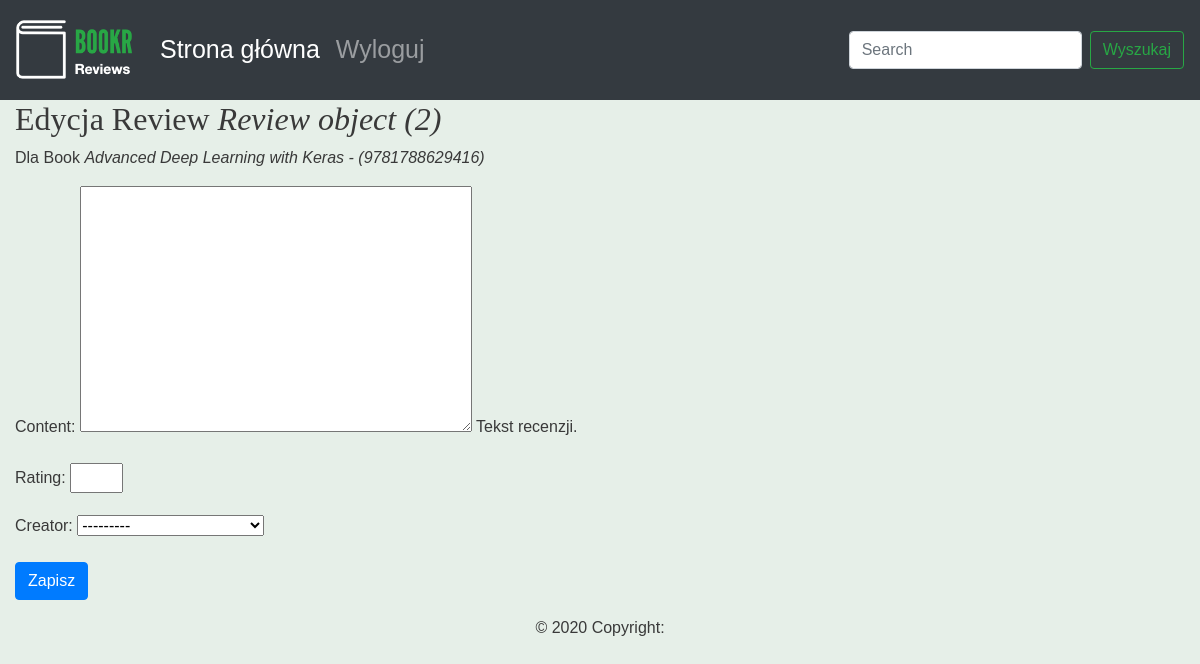
The page /book/1/reviews/2 on the database its author committed.
### reviews/models.py (models this page shows, shortened)
class Review(models.Model):
    content = models.TextField(help_text="Tekst recenzji.")
    rating = models.IntegerField(help_text="Ocena użytkownika.")
    date_created = models.DateTimeField(auto_now_add=True,
                                        help_text="Data i czas utworzenia recenzji.")
    date_edited = models.DateTimeField(null=True,
                                       help_text="Data i czas ostatniej edycji recenzji.")
    creator = models.ForeignKey(auth.get_user_model(), on_delete=models.CASCADE)
    book = models.ForeignKey(Book, on_delete=models.CASCADE,
                             help_text="Recenzowana książka.")

class Book(models.Model):
    """Opublikowana książka."""
    title = models.CharField(max_length=70,
                             help_text="Tytuł książki.")
    publication_date = models.DateField(
        verbose_name="Data publikacji książki.")
    isbn = models.CharField(max_length=20,
                            verbose_name="Numer ISBN książki.")
    publisher = models.ForeignKey(Publisher, on_delete=models.CASCADE)
    contributors = models.ManyToManyField("Contributor", through="BookContributor")
    cover = models.ImageField(null=True, blank=True, upload_to="book_covers/")
    sample = models.FileField(null=True, blank=True, upload_to="book_samples/")
    def __str__(self):
        return "{} - ({})".format(self.title, self.isbn)

### reviews/views.py (the view)
# urls.py: path('book/<int:book_pk>/reviews/<int:review_pk>', views.review_edit, name="review_edit"),
def review_edit(request, book_pk, review_pk=None):
    book = get_object_or_404(Book, pk=book_pk)
    if review_pk is not None:
        review = get_object_or_404(Review, book_id=book_pk, pk=review_pk)
    else:
        review = None
    if request.method == "POST":
        form = ReviewForm(request.POST)
        if form.is_valid():
            updated_review = form.save(False)
            updated_review.book = book
            if review is None:
                messages.success(request, "Utworzono recenzję dla \"{}\".".format(book))
            else:
                updated_review.date_edited = timezone.now()
                messages.success(request, "Uaktualniono recenzję dla \"{}\".".format(book))
            updated_review.save()
            return redirect("book_detail", book.pk)
    else:
        form = ReviewForm()
    return render(request, "reviews/instance-form.html",
                  {"form": form,
                   "instance": review,
                   "model_type": "Review",
                   "related_instance": book,
                   "related_model_type": "Book"
                   })

### reviews/forms.py
class ReviewForm(forms.ModelForm):
    class Meta:
        model = Review
        exclude = ['date_edited', 'book']
    rating = forms.IntegerField(min_value=0, max_value=5)

### reviews/templates/reviews/instance-form.html (shortened to what this page needs)
{% extends 'reviews/base.html' %}
{% block content %}
<h2>
    {% if instance %}
        Edycja {{ model_type }} <em>{{ instance }}</em>
    {% else %}
        Nowy {{ model_type }}
    {% endif %}
</h2>
{% if related_instance and related_model_type %}
  <p>Dla {{ related_model_type }} <em>{{ related_instance }}</em></p>
{% endif %}
<form method="post" {% if is_file_upload %}enctype="multipart/form-data"{% endif %}>
    {{ form.as_p }}
    <button type="submit" class="btn btn-primary">
        {% if instance %}Zapisz{% else %}Utwórz{% endif %}
    </button>
</form>
{% endblock %}

### reviews/static/css/blog.css (style rules this page uses)
body { font-family: 'Source Sans Pro', sans-serif; background-color: #e6efe8; color: #393939; }
h1, h2, h3, h4, h5, h6 { font-family: 'Libre Baskerville', serif; }

### rows shown on the page
Review: id "Review object (2)"
Book: title+isbn "Advanced Deep Learning with Keras - (9781788629416)"

### other values the page prints
{{ model_type }} "Review"
{{ related_model_type }} "Book"
